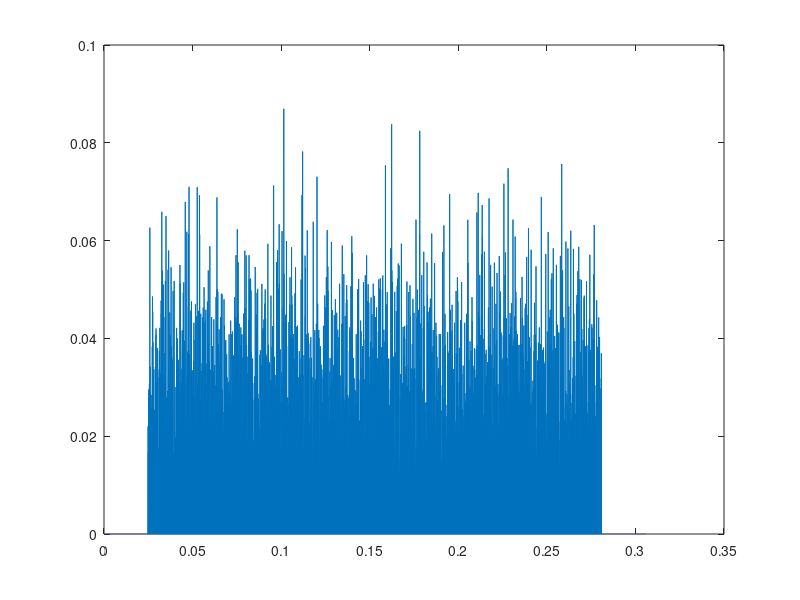

The MATLAB source for this figure: (Note: this script raises an error after producing the figure.)
%Course Project Part 1 task 2
%Author: Katelyn, Faith, Haoze

clear all
close all
% Parameters
M=2048;   %# of subcarriers
N=4;    %Number of OFDM-QPSK SYMBOLS symbols
L=200;    %taps
B=8e3;
fc=24e3;

%QPSK Symbol Map
QPSKmap= [1+1j, -1+1j, -1-1j, 1-1j];
s = zeros(M,1);
y_freq = zeros(M,1);
y=zeros(M+(L-1),1);

Fs=192e3;
Fd=8e3;
beta=0.125;
delay=100;

%Store 4 symbols here
d_original = zeros(M*N,1);   

%result symbol
d_result =  zeros(M*N, 1);

%Passband symbols
xPB_syms= zeros(M*N, 1); 

%%%%%%%%%%%%%%%%%
% Create Chirp %
%%%%%%%%%%%%%%%%%
   t1=0.05;
   t2=0.2;
   f_0=fc-4000;
   B_ch=B/t1;
   t=[0:(t1*Fs)-1]/Fs;
   f_t=f_0+B_ch*t;
   ch=cos(2*pi*f_t.*t).';
   ch_zp=zeros(t2*Fs, 1);
   chirp=[ch; ch_zp; ch; ch_zp; ch; ch_zp; ch; ch_zp];
 

%**************iteration start*********************
for k=0:N-1
  %%%%%%%%%%%%%%%%%%%%%%%%%%
  % Generate 1 OFDM SYMBOL %
  %%%%%%%%%%%%%%%%%%%%%%%%%%
  for j = 1 : M
     randomIndex = randi(length(QPSKmap), 1);
     s(j) = QPSKmap(randomIndex);%random choose from QPSK
     d_original(j+k*M) = s(j);
  end
  
  %Inverse FFT
  x=ifft(s);
  
  %Add zp
  tem = zeros(L-1,1);
  s_cp=[tem; x;tem];

  %%%%%%%%%%%%
  % upsample %
  %%%%%%%%%%%%
  lambda=Fs/Fd;
  xup=upsample(s_cp, lambda);
  t=[0:length(xup)-1]/Fs;
  figure(), plot(t, abs(xup))

  %%%%%%%%%%
  % Filter % %Square Root cosine Pulse
  %%%%%%%%%%
   sr_cos=rcosdesign(beta, 2*delay, lambda, 'sqrt');
   xBB=conv(xup, sr_cos);

   %%%%%%%%%%
   % Plots %
   %%%%%%%%%
   %RCos Plot
   t=[0:length(sr_cos)-1]/Fs;         %Time Domain Plot
   figure(), plot(t, abs(sr_cos))
    
   SR_cos=fftshift(fft(sr_cos));        %Freq Domain Plot
   f=[-length(SR_cos)/2:(length(SR_cos))/2-1]*Fs;
   figure(), plot(f, abs(SR_cos))

   %xBB Data Plot
   t=[0:length(xBB)-1]/Fs;                       %Time Domain Plot
   figure(), plot(t, abs(xBB))
    
   XBB=fftshift(fft(xBB));                        %Freq Domain Plot
   f=[-length(xBB)/2:(length(xBB))/2-1]/length(xBB)*Fs;
   figure(), plot(f, abs(XBB))

   %%%%%%%%%%%%%%%%%%%%%%%
   % Convert to Passband %
   %%%%%%%%%%%%%%%%%%%%%%%
   Ts=1/B;
   ts=Ts/lambda;
   n=[0:length(xBB)-1].';
   xPB=real(exp(1j*2*pi*fc*n*ts).*xBB);

   %%%%saving passband data for spectrogram plot%%%%
   len_pb=length(xPB);
   xPB_syms(1+k*len_pb:k*len_pb+len_pb)=xPB(1:len_pb);  

   %%%%%%%%%%%%%%
   % Validation %
   %%%%%%%%%%%%%%
   %Convert Signal back to baseband
   xBB_i=xPB.*sin(2*pi*fc*n*ts)*2;
   xBB_r=xPB.*cos(2*pi*fc*n*ts)*2;
   xBB=xBB_r+1i*xBB_i;

   %%%%%%%%%%%%%%%%
   % Match Filter %
   %%%%%%%%%%%%%%%%
   xOUF=conv(xBB, sr_cos);

   %%%%%%%%%%%%%%%
   % Down Sample %
   %%%%%%%%%%%%%%%
   xBBd=xOUF(delay*lambda+1:lambda:end-delay*lambda);

   %%%%%%%%%%%
   %   FFT   %  %fft to convert symbols back into frequency domain
   %%%%%%%%%%%
    for ii = 1:M
         sum = 0;
         for kk = 1: M+(L-1)
             sum = sum + xBBd(kk) .* exp(-(1j*2*pi*(kk-1)*(ii-1))/M);
         end
         y_freq(ii) = sum;
    end
   

   d_result(1+k*M:k*M+M) = y_freq(1:M);
end
    
   %Add Chirp to OFDM Symbol
   xPB_ch=[chirp; xPB_syms; chirp];
   
   %Plot of chirp spectrogram
   Nfft=4096;
   figure(), spectrogram(xPB_ch, Nfft, Nfft*3/4, Nfft, Fs, 'yaxis' )
   colormap jet
   set(gca, 'Fontsize', 12, 'FontWeight', 'bold')
   title('Transmission Spectrogram')
%***********iteration end***************************
%decide if bits are 1 or 0
